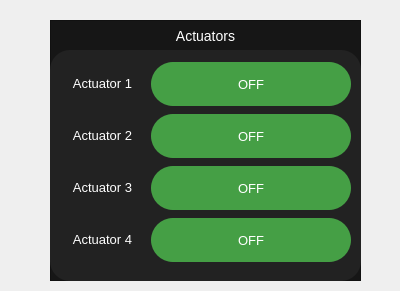
<?xml version="1.0" encoding="UTF-8"?>
<ui version="4.0">
 <class>Form</class>
 <widget class="QWidget" name="Form">
  <property name="geometry">
   <rect>
    <x>0</x>
    <y>0</y>
    <width>400</width>
    <height>291</height>
   </rect>
  </property>
  <property name="windowTitle">
   <string>Form</string>
  </property>
  <widget class="QWidget" name="actuator_widget" native="true">
   <property name="geometry">
    <rect>
     <x>50</x>
     <y>20</y>
     <width>311</width>
     <height>261</height>
    </rect>
   </property>
   <widget class="QFrame" name="actuators">
    <property name="geometry">
     <rect>
      <x>0</x>
      <y>0</y>
      <width>311</width>
      <height>261</height>
     </rect>
    </property>
    <property name="styleSheet">
     <string notr="true">QFrame#actuators{
background-color:	rgba(22,22,22,255);
}</string>
    </property>
    <property name="frameShape">
     <enum>QFrame::StyledPanel</enum>
    </property>
    <property name="frameShadow">
     <enum>QFrame::Raised</enum>
    </property>
    <widget class="QLabel" name="label_actuators">
     <property name="geometry">
      <rect>
       <x>80</x>
       <y>0</y>
       <width>151</width>
       <height>31</height>
      </rect>
     </property>
     <property name="styleSheet">
      <string notr="true">color:White;
font-size: 14px;</string>
     </property>
     <property name="text">
      <string>Actuators</string>
     </property>
     <property name="alignment">
      <set>Qt::AlignCenter</set>
     </property>
    </widget>
    <widget class="QFrame" name="frame_actuators">
     <property name="geometry">
      <rect>
       <x>0</x>
       <y>30</y>
       <width>311</width>
       <height>231</height>
      </rect>
     </property>
     <property name="styleSheet">
      <string notr="true">QFrame#frame_actuators {
background-color: rgba(34,34,34,255);
border-radius: 20px;
}
QPushButton {
background-color: rgba(69,159,69,255);
border-radius: 22px;
color: rgb(255, 255, 255);
font-size: 13px;
width: 200px;
height: 44px;
}
QPushButton:hover{
background-color: rgba(69,159,69,200);
}
QPushButton:pressed{
background-color: rgba(69,159,69,128);
}
QLabel{
color: White;
font-size: 13px;
}</string>
     </property>
     <property name="frameShape">
      <enum>QFrame::StyledPanel</enum>
     </property>
     <property name="frameShadow">
      <enum>QFrame::Raised</enum>
     </property>
     <widget class="QWidget" name="gridLayoutWidget">
      <property name="geometry">
       <rect>
        <x>10</x>
        <y>10</y>
        <width>291</width>
        <height>207</height>
       </rect>
      </property>
      <layout class="QGridLayout" name="gridLayout">
       <item row="2" column="1">
        <widget class="QPushButton" name="btn_actuator_3">
         <property name="text">
          <string>OFF</string>
         </property>
        </widget>
       </item>
       <item row="0" column="0">
        <widget class="QLabel" name="label_actuator_1">
         <property name="sizePolicy">
          <sizepolicy hsizetype="Ignored" vsizetype="Fixed">
           <horstretch>0</horstretch>
           <verstretch>0</verstretch>
          </sizepolicy>
         </property>
         <property name="styleSheet">
          <string notr="true"/>
         </property>
         <property name="text">
          <string>Actuator 1</string>
         </property>
         <property name="alignment">
          <set>Qt::AlignBottom|Qt::AlignHCenter</set>
         </property>
        </widget>
       </item>
       <item row="0" column="1">
        <widget class="QPushButton" name="btn_actuator_1">
         <property name="text">
          <string>OFF</string>
         </property>
        </widget>
       </item>
       <item row="1" column="1">
        <widget class="QPushButton" name="btn_actuator_2">
         <property name="text">
          <string>OFF</string>
         </property>
        </widget>
       </item>
       <item row="3" column="1">
        <widget class="QPushButton" name="btn_actuator_4">
         <property name="text">
          <string>OFF</string>
         </property>
        </widget>
       </item>
       <item row="1" column="0">
        <widget class="QLabel" name="label_actuator_2">
         <property name="sizePolicy">
          <sizepolicy hsizetype="Ignored" vsizetype="Fixed">
           <horstretch>0</horstretch>
           <verstretch>0</verstretch>
          </sizepolicy>
         </property>
         <property name="styleSheet">
          <string notr="true"/>
         </property>
         <property name="text">
          <string>Actuator 2</string>
         </property>
         <property name="alignment">
          <set>Qt::AlignBottom|Qt::AlignHCenter</set>
         </property>
        </widget>
       </item>
       <item row="2" column="0">
        <widget class="QLabel" name="label_actuator_3">
         <property name="sizePolicy">
          <sizepolicy hsizetype="Ignored" vsizetype="Fixed">
           <horstretch>0</horstretch>
           <verstretch>0</verstretch>
          </sizepolicy>
         </property>
         <property name="styleSheet">
          <string notr="true"/>
         </property>
         <property name="text">
          <string>Actuator 3</string>
         </property>
         <property name="alignment">
          <set>Qt::AlignBottom|Qt::AlignHCenter</set>
         </property>
        </widget>
       </item>
       <item row="3" column="0">
        <widget class="QLabel" name="label_actuator_4">
         <property name="sizePolicy">
          <sizepolicy hsizetype="Ignored" vsizetype="Fixed">
           <horstretch>0</horstretch>
           <verstretch>0</verstretch>
          </sizepolicy>
         </property>
         <property name="styleSheet">
          <string notr="true"/>
         </property>
         <property name="text">
          <string>Actuator 4</string>
         </property>
         <property name="alignment">
          <set>Qt::AlignBottom|Qt::AlignHCenter</set>
         </property>
        </widget>
       </item>
      </layout>
     </widget>
    </widget>
   </widget>
  </widget>
 </widget>
 <resources/>
 <connections/>
</ui>
